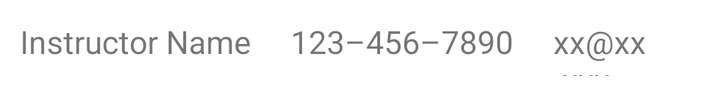
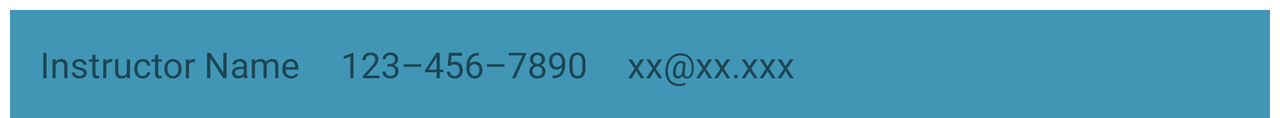

First picture: res/layout/ on a phone held upright. Second picture: the repository's own variant of that layout, on a device whose configuration matches the variant's folder. Source for both follows.
<!-- AndroidManifest.xml: application theme Theme.StudentScheduler -->
<!-- res/layout/instructor_list_item.xml -->
<?xml version="1.0" encoding="utf-8"?>
<androidx.constraintlayout.widget.ConstraintLayout
    xmlns:android="http://schemas.android.com/apk/res/android"
    xmlns:app="http://schemas.android.com/apk/res-auto"
    xmlns:tools="http://schemas.android.com/tools"
    android:layout_width="match_parent"
    android:layout_height="wrap_content">

    <LinearLayout
        android:layout_width="match_parent"
        android:layout_height="match_parent"
        android:orientation="horizontal"
        tools:layout_editor_absoluteX="5dp"
        tools:layout_editor_absoluteY="5dp">

        <TextView
            android:id="@+id/instructorNameTV"
            android:layout_width="wrap_content"
            android:layout_height="48dp"
            android:padding="10dp"
            android:text="@string/instructor_name"
            android:textSize="16sp"
            app:layout_constraintStart_toEndOf="@+id/assessmentStartDateTV"
            tools:layout_editor_absoluteY="21dp" />

        <TextView
            android:id="@+id/instructorPhoneTV"
            android:layout_width="wrap_content"
            android:layout_height="48dp"
            android:padding="10dp"
            android:text="@string/instructor_phone_ex"
            android:textSize="16sp"
            app:layout_constraintStart_toEndOf="@+id/assessmentStartDateTV"
            tools:layout_editor_absoluteY="21dp" />

        <TextView
            android:id="@+id/instructorEmailTV"
            android:layout_width="wrap_content"
            android:layout_height="48dp"
            android:padding="10dp"
            android:text="@string/instructor_email_ex"
            android:textSize="16sp"
            app:layout_constraintStart_toEndOf="@+id/assessmentStartDateTV"
            tools:layout_editor_absoluteY="21dp" />
    </LinearLayout>
</androidx.constraintlayout.widget.ConstraintLayout>
<!-- resources referenced by this layout -->
<resources>
  <string name="instructor_email_ex">xx@xx.xxx</string>
  <string name="instructor_name">Instructor Name</string>
  <string name="instructor_phone_ex">123–456–7890</string>
  <style name="Theme.StudentScheduler" parent="Theme.MaterialComponents.DayNight.DarkActionBar">
          
          <item name="colorPrimary">@color/purple_500</item>
          <item name="colorPrimaryVariant">@color/purple_700</item>
          <item name="colorOnPrimary">@color/white</item>
          
          <item name="colorSecondary">@color/teal_200</item>
          <item name="colorSecondaryVariant">@color/teal_700</item>
          <item name="colorOnSecondary">@color/black</item>
          
          <item name="android:statusBarColor">?attr/colorPrimaryVariant</item>
          
          <item name="android:textSize">24sp</item>
  
      </style>
  <color name="purple_500">#FF6200EE</color>
  <color name="purple_700">#FF3700B3</color>
  <color name="white">#FFFFFFFF</color>
  <color name="teal_200">#FF03DAC5</color>
  <color name="teal_700">#FF018786</color>
  <color name="black">#FF000000</color>
</resources>
<!-- res/layout-land/instructor_list_item.xml (the repository's variant of the layout above) -->
<!-- drawn on the phone turned sideways -->
<?xml version="1.0" encoding="utf-8"?>
<androidx.constraintlayout.widget.ConstraintLayout
    xmlns:android="http://schemas.android.com/apk/res/android"
    xmlns:app="http://schemas.android.com/apk/res-auto"
    xmlns:tools="http://schemas.android.com/tools"
    android:layout_width="match_parent"
    android:layout_height="wrap_content">

    <LinearLayout
        android:layout_width="match_parent"
        android:layout_height="wrap_content"
        android:orientation="horizontal"
        android:padding="5dp"
        android:layout_margin="5dp"
        android:background="@color/instructor_item_background"
        app:layout_constraintStart_toStartOf="parent"
        app:layout_constraintTop_toTopOf="parent">

        <TextView
            android:id="@+id/instructorNameTV"
            android:layout_width="wrap_content"
            android:layout_height="wrap_content"
            android:padding="10dp"
            android:text="@string/instructor_name"
            android:textSize="18sp"
            app:layout_constraintStart_toEndOf="@+id/assessmentStartDateTV"
            tools:layout_editor_absoluteY="21dp" />

        <TextView
            android:id="@+id/instructorPhoneTV"
            android:layout_width="wrap_content"
            android:layout_height="wrap_content"
            android:padding="10dp"
            android:text="@string/instructor_phone_ex"
            android:textSize="18sp"
            app:layout_constraintStart_toEndOf="@+id/assessmentStartDateTV"
            tools:layout_editor_absoluteY="21dp" />

        <TextView
            android:id="@+id/instructorEmailTV"
            android:layout_width="wrap_content"
            android:layout_height="wrap_content"
            android:padding="10dp"
            android:text="@string/instructor_email_ex"
            android:textSize="18sp"
            app:layout_constraintStart_toEndOf="@+id/assessmentStartDateTV"
            tools:layout_editor_absoluteY="21dp" />
    </LinearLayout>
</androidx.constraintlayout.widget.ConstraintLayout>
<!-- resources referenced by the variant -->
<!-- as the phone turned sideways resolves them -->
<resources>
  <color name="instructor_item_background">#4196b6</color>
  <string name="instructor_email_ex">xx@xx.xxx</string>
  <string name="instructor_name">Instructor Name</string>
  <string name="instructor_phone_ex">123–456–7890</string>
  <style name="Theme.StudentScheduler" parent="Theme.MaterialComponents.DayNight.DarkActionBar">
          
          <item name="colorPrimary">@color/purple_500</item>
          <item name="colorPrimaryVariant">@color/purple_700</item>
          <item name="colorOnPrimary">@color/white</item>
          
          <item name="colorSecondary">@color/teal_200</item>
          <item name="colorSecondaryVariant">@color/teal_700</item>
          <item name="colorOnSecondary">@color/black</item>
          
          <item name="android:statusBarColor">?attr/colorPrimaryVariant</item>
          
          <item name="android:textSize">24sp</item>
  
      </style>
  <color name="purple_500">#FF6200EE</color>
  <color name="purple_700">#FF3700B3</color>
  <color name="white">#FFFFFFFF</color>
  <color name="teal_200">#FF03DAC5</color>
  <color name="teal_700">#FF018786</color>
  <color name="black">#FF000000</color>
</resources>
